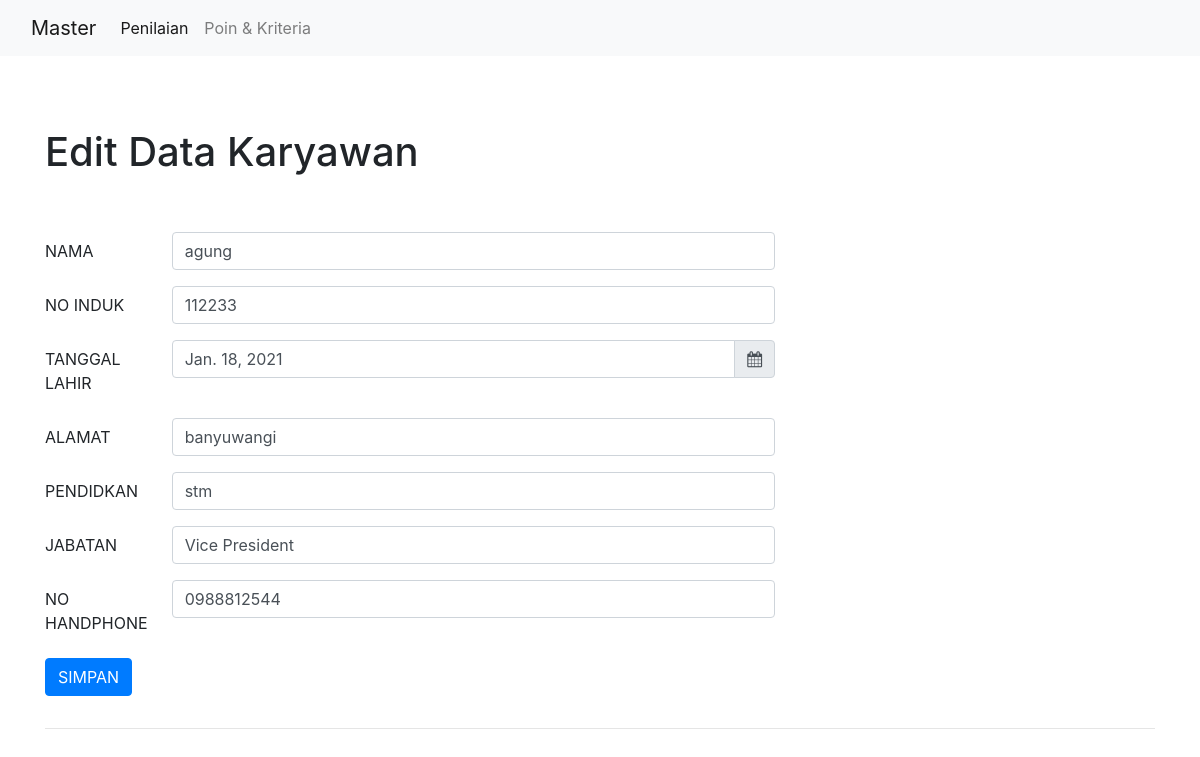
Screenshot of /dashboard/edit-data-karyawan/4/ with the database file from the repository.
### nilai/models.py (models this page shows, shortened)
class Data_Karyawan(models.Model):
    nama = models.CharField(max_length=100)
    no_induk = models.CharField(max_length=100)
    tanggal_lahir = models.DateField()
    alamat = models.CharField(max_length=100)
    pendidikan = models.CharField(max_length=100)
    jabatan = models.CharField(max_length=100)
    no_telp = models.CharField(max_length=100)
    skor = models.FloatField(null=True,blank=True)

### nilai/views.py (the view)
# urls.py: path('edit-data-karyawan/<str:id>/', edit_data_karyawan,name='edit-data-karyawan'),
def edit_data_karyawan(r,id):
    kar = Data_Karyawan.objects.get(id=id)
    form = KaryawanForm()
    if r.method == 'POST':
        form = KaryawanForm(r.POST, instance=kar)
        if form.is_valid():
            form.save()
            return redirect('dashboard')
    context = {
        'form': form,
        'x':kar
    }
    return render(r, 'edit_data_karyawan.html', context)

### nilai/forms.py
class KaryawanForm(forms.ModelForm):
    tanggal_lahir = forms.DateTimeField(
        input_formats=['%m/%d/%Y'],
        widget=forms.DateTimeInput(attrs={
            'class': 'form-control datetimepicker-input',
            'data-target': '#datetimepicker1'
        })
    )
    class Meta:
        model = Data_Karyawan
        fields='__all__'

### templates/edit_data_karyawan.html (shortened to what this page needs)
<!DOCTYPE html>
<html lang="en">
<head>
    <link rel="stylesheet" href="https://stackpath.bootstrapcdn.com/bootstrap/4.2.1/css/bootstrap.min.css"
>
    <link href="https://stackpath.bootstrapcdn.com/font-awesome/4.7.0/css/font-awesome.min.css" rel="stylesheet"
>
    <link rel="stylesheet"
          href="https://cdnjs.cloudflare.com/ajax/libs/tempusdominus-bootstrap-4/5.1.2/css/tempusdominus-bootstrap-4.min.css"
/>
</head>
<body>
<nav class="navbar navbar-expand-lg navbar-light bg-light">
    <div class="container-fluid">
        <a class="navbar-brand" href="{% url 'dashboard' %}">Master</a>
        <div class="collapse navbar-collapse" id="navbarNavDropdown">
            <ul class="navbar-nav">
                <li class="nav-item">
                    <a class="nav-link active" aria-current="page" href="{% url 'penilaian' %}">Penilaian</a>
                </li>
                <li class="nav-item">
                    <a class="nav-link" href="{% url 'kriteria' %}">Poin & Kriteria</a>
                </li>
            </ul>
        </div>
    </div>
</nav>
<br><br>
<div class="container">
    <br>
    <div class="row">
        <div class="col">
            <h1>Edit Data Karyawan</h1>
            <br><br>
        </div>
    </div>
    <div class="row">
        <div class="col-md-8">
            <form method="post">
                <div class="form-group row">
                    <label for="inputEmail3" class="col-sm-2 col-form-label">NAMA</label>
                    <div class="col-sm-10">
                        <input name="nama" type="text" class="form-control" id="inputEmail3" placeholder="Nama" value="{{x.nama}}">
                    </div>
                </div>
                <div class="form-group row">
                    <label for="inputEmail3" class="col-sm-2 col-form-label">NO INDUK</label>
                    <div class="col-sm-10">
                        <input name="no_induk" type="text" class="form-control" id="inputEmail3" placeholder="No Induk" value="{{x.no_induk}}">
                    </div>
                </div>
                <div class="form-group row">
                    <label for="inputEmail3" class="col-sm-2 col-form-label">TANGGAL LAHIR</label>
                    <div class="col-sm-10">
                        <div class="input-group date" id="datetimepicker1" data-target-input="nearest">
                            <input name="tanggal_lahir" type="text" value="{{x.tanggal_lahir}}" class="form-control datetimepicker-input" data-target="#datetimepicker1"/>
                            <div class="input-group-append" data-target="#datetimepicker1" data-toggle="datetimepicker">
                                <div class="input-group-text"><i class="fa fa-calendar"></i></div>
                            </div>
                        </div>
                    </div>
                </div>
                <div class="form-group row">
                    <label for="inputEmail3" class="col-sm-2 col-form-label">ALAMAT</label>
                    <div class="col-sm-10">
                        <input name="alamat" value="{{x.alamat}}" type="text" class="form-control" id="inputEmail3" placeholder="Alamat">
                    </div>
                </div>
                <div class="form-group row">
                    <label for="inputEmail3" class="col-sm-2 col-form-label">PENDIDKAN</label>
                    <div class="col-sm-10">
                        <input name="pendidikan" value="{{x.pendidikan}}" type="text" class="form-control" id="inputEmail3" placeholder="Pendidikan">
                    </div>
                </div>
                <div class="form-group row">
                    <label for="inputEmail3" class="col-sm-2 col-form-label">JABATAN</label>
                    <div class="col-sm-10">
                        <input name="jabatan" value="{{x.jabatan}}" type="text" class="form-control" id="inputEmail3" placeholder="Jabatan">
                    </div>
                </div>
                <div class="form-group row">
                    <label for="inputEmail3" class="col-sm-2 col-form-label">NO HANDPHONE</label>
                    <div class="col-sm-10">
                        <input name="no_telp" value="{{x.no_telp}}" type="text" class="form-control" id="inputEmail3" placeholder="No Handphone">
                    </div>
                </div>
                <div class="form-group row">
                    <div class="col-sm-10">
                        <button type="submit" class="btn btn-primary">SIMPAN</button>
                    </div>
                </div>
            </form>
        </div>
    </div>
    <hr>
</div>
</body>
</html>

### rows the page displays
Data_Karyawan: nama "agung", no_induk "112233", tanggal_lahir "Jan. 18, 2021", alamat "banyuwangi", pendidikan "stm", jabatan "Vice President", no_telp "0988812544"
